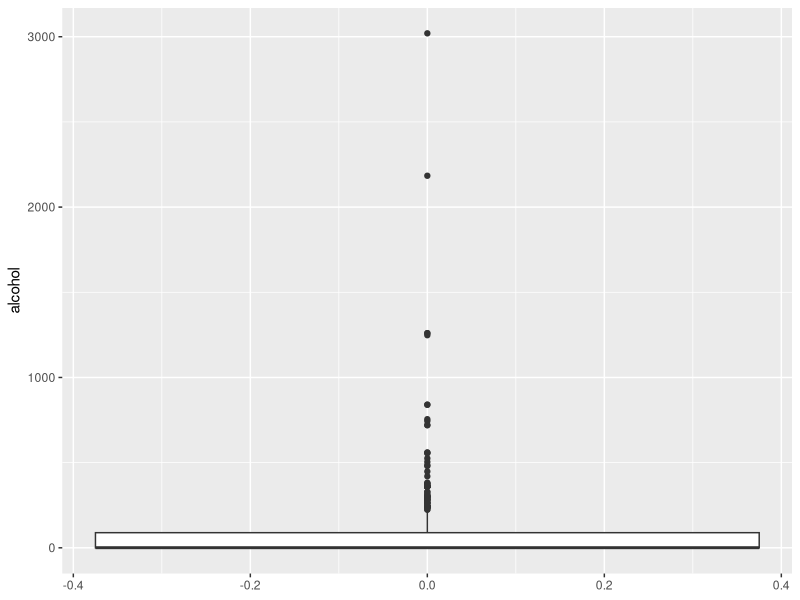

Recreate this plot in R.
## ---- chunk 1
library(tidyverse)
library(dplyr)
library(ggplot2)
library(data.table)
library(dbplyr)
## ---- chunk 2
nocturia <- read.csv("nocturia.csv")
View(nocturia)
## ---- chunk 3
nrow(nocturia)
# We have 1264 rows in the data set.
ncol(nocturia)
# There are 37 variables in the data set.
colnames(nocturia)
head(nocturia, 10)

# Checking all the data types of the variables.
glimpse(nocturia)

# First way 
# nocturia$nocturia <- as.factor(nocturia$nocturia)
# nocturia$hypertension <- as.factor(nocturia$hypertension)
# nocturia$diabetes <- as.factor(nocturia$diabetes)
# nocturia$dyslipidemia <- as.factor(nocturia$dyslipidemia)

# Another way with functions 
columns_to_convert <- c("nocturia", "hypertension", "diabetes", "dyslipidemia","diuretics","parkinsons", "cardiovascular_disease","stroke","kidney_disease")

for (col_name in columns_to_convert) {
  nocturia[[col_name]] <- as.factor(nocturia[[col_name]])
}

nocturia$rem_latency <- as.integer(nocturia$rem_latency)
glimpse(nocturia)
## ---- chunk 4
na.omit(nocturia) -> nocturia

head(nocturia,15)

summary(nocturia)
view(nocturia)
nrow(nocturia)

# We started with 1264 rows and in the process of removing the NA values we now have 750
# rows. We are going to move on with this dataset because we do not need any NA values in the dataset.
## ---- chunk 5
ggplot(data = nocturia) +
  geom_boxplot(mapping = aes(y=alcohol))

# When we plot the alcohol column from the nocturia dataset we observe there are a few outliers which are very big and can tamper with the data.
